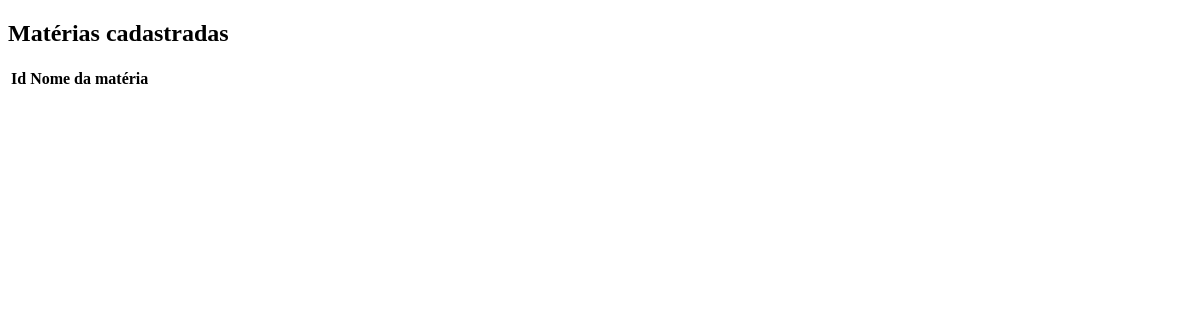
Page /subjects_list.php on the earlier database version.
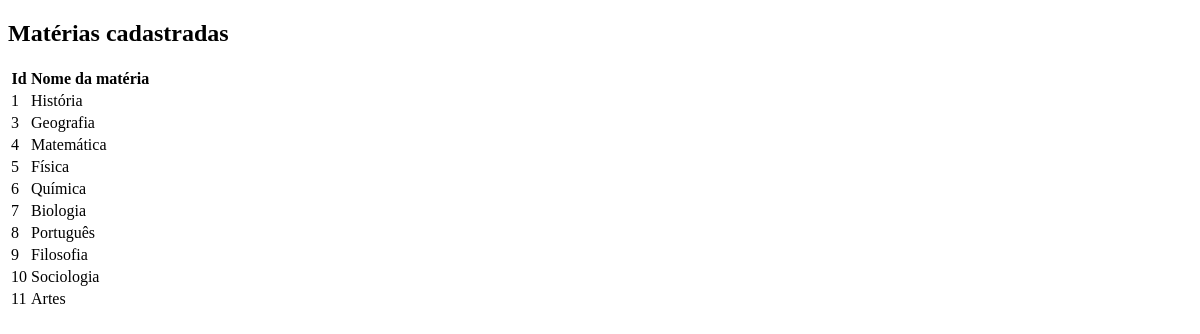
Same page on the later database version.
### tables this page shows
CREATE TABLE `subjects` (
  `id_subject` int(11) NOT NULL,
  `name` varchar(255) NOT NULL
);

### App/Controller/SubjectsController.php (called while the page is built, shortened)
<?php
require_once 'C:\xampp\htdocs\class_scheduling\App\Model\SubjectModel.php';
class subjectsController
{
    private $subjectmodel;
    public function __construct($pdo)
    {
        $this->subjectmodel = new subjectModel($pdo);
    }
    public function listSubjects()
    {
        return $this->subjectmodel->listSubjects();
    }
    public function showSubjectsList()
    {
        $subjects = $this->listSubjects();
        include 'C:\xampp\htdocs\class_scheduling\App\View\Subjects\view.php';
    }
}

### App/Model/SubjectModel.php (called while the page is built, shortened)
<?php
class SubjectModel
{
    private $pdo;
    public function __construct($pdo)
    {
        $this->pdo = $pdo;
    }
    public function listSubjects()
    {
        $sql = "SELECT * FROM subjects";
        $stmt = $this->pdo->query($sql);
        return $stmt->fetchAll(PDO::FETCH_ASSOC);
    }
}

### App/View/Subjects/view.php (the view, shortened to what this page needs)
<?php
include_once 'C:\xampp\htdocs\class_scheduling\App\Controller\SubjectsController.php';
    echo "<h2>Matérias cadastradas</h2>";
    echo "<table>";
    echo "<tr><th>Id</th><th>Nome da matéria</th></tr>";
    try {
      foreach($subjects as $subject) {
            echo "<tr>";
            echo "<td>" . htmlspecialchars($subject['id_subject']) . "</td>";
            echo "<td>" . htmlspecialchars($subject['name']) . "</td>";
            echo "</tr>";
        }
    } catch (PDOException $e) {
        echo "<p>Erro ao exibir as matérias: " . $e->getMessage() . "</p>";
    }
    echo "</table>";
    ?>
</body>

Differences in the rows shown:
added subjects: id_subject "1", name "História"
added subjects: id_subject "3", name "Geografia"
added subjects: id_subject "4", name "Matemática"
added subjects: id_subject "5", name "Física"
added subjects: id_subject "6", name "Química"
added subjects: id_subject "7", name "Biologia"
added subjects: id_subject "8", name "Português"
added subjects: id_subject "9", name "Filosofia"
added subjects: id_subject "10", name "Sociologia"
added subjects: id_subject "11", name "Artes"
